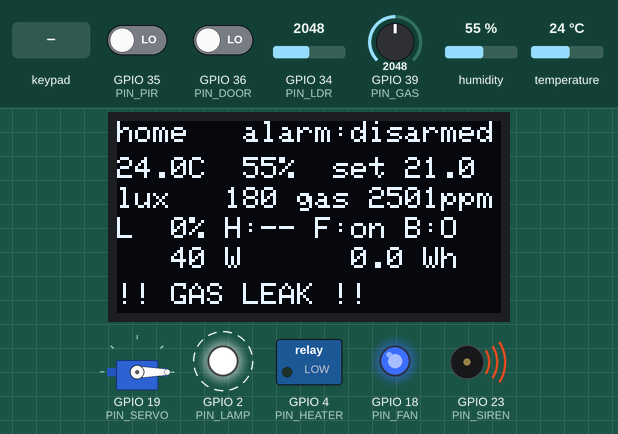
This program was run on a simulated ESP32. Shown: servo, 128×64 one-colour display, switched loads named in the program (green lamp = pin HIGH), output pins drawn as LEDs (lit = HIGH), buzzer (waves = sounding). Wiring (from diagram.json): 4×4 keypad with keys 1 2 3 A 4 5 6 B 7 8 9 C * 0 # D: rows GPIO 13, GPIO 12, GPIO 14, GPIO 27; columns GPIO 26, GPIO 25, GPIO 33, GPIO 32. Dashed ring = blinking. The test bench sets the inputs (shaded band); at power-on: GPIO 39 (PIN_GAS) = 2048, temperature 24 °C, GPIO 34 (PIN_LDR) = 2048, GPIO 35 (PIN_PIR) LOW, GPIO 36 (PIN_DOOR) LOW, humidity 55 %. WiFi joins after 1.5 s; servers stay silent unless stated; servo pulses on a pin are drawn as a servo (544–2400 µs = 0–180°); pins used as bus, display or sensor lines are not drawn; what the program prints to the serial monitor is not drawn.

Above: at 2.7 s.
2.8 s: GPIO 39 (PIN_GAS) set to 441
At 4.37 s:
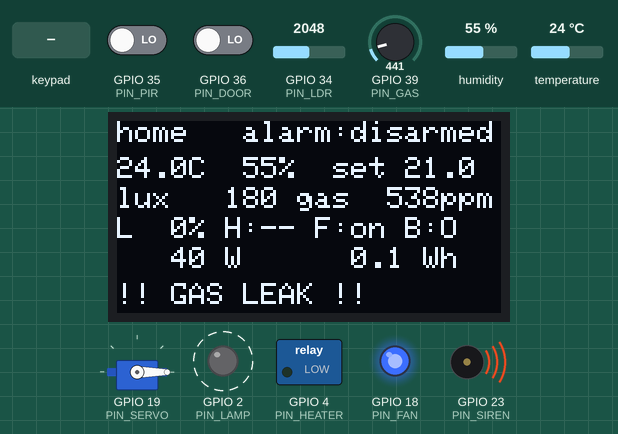
4.5 s: GPIO 39 (PIN_GAS) set to 393
At 5.3 s:
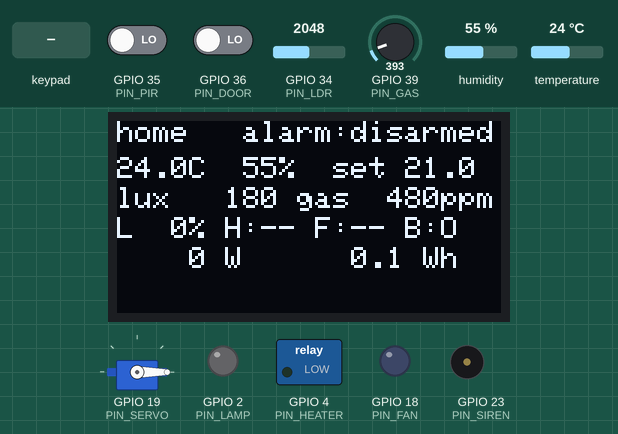
6.2 s: temperature set to 20.9 °C
At 7.3 s:
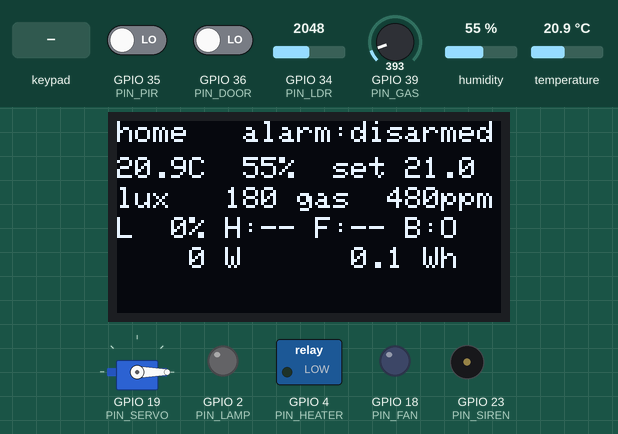
7.9 s: temperature set to 20 °C
At 9.3 s:
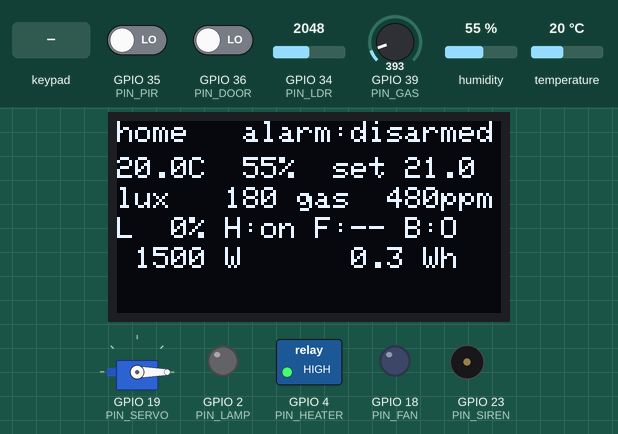
10.9 s: keypad keys 1 2 3 4 # pressed 0.4 s apart
At 11.23 s:
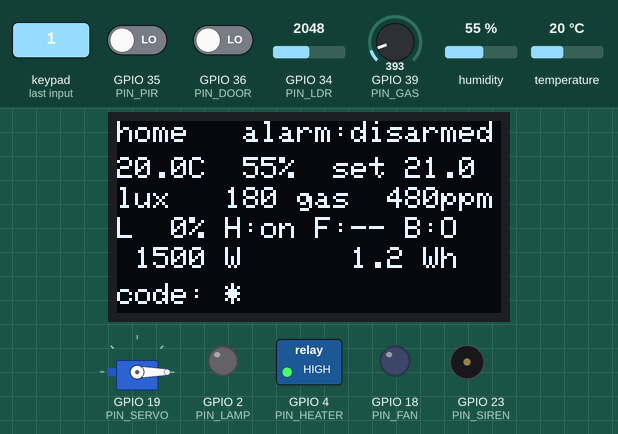
14.4 s: keypad keys * * * * A pressed 0.4 s apart
At 27.4 s:
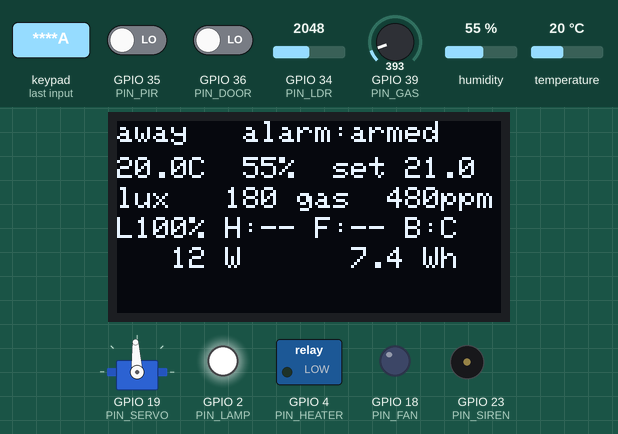
Timing chart, 0 to 27.7 s (numbered marks = the images above; inputs shaded):
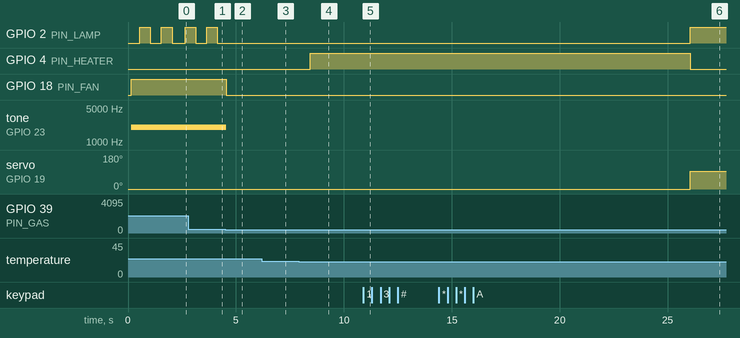

The program:

main.cpp
```cpp
/*
 * ============================================================================
 *  Smart home — ESP32 + FreeRTOS (simulated on Wokwi)
 * ============================================================================
 *  Sensors  : PIR (presence), photoresistor (light level), DHT22 (temperature,
 *             humidity), slide potentiometer (simulates an MQ-2 gas sensor),
 *             switch (door), 4x4 keypad (alarm)
 *  Outputs  : dimmable lamp (PWM), heating relay, ventilation (blue LED),
 *             blinds (servo motor), siren (buzzer), OLED display
 *  Control  : web page served BY THE ESP32 (http://localhost:8180 with Wokwi)
 *             + commands in the serial monitor
 *
 *  All rules live in home.c (portable C, 24 tests on PC).
 *
 *  FreeRTOS tasks:
 *    taskSensors  10 Hz   sensor reading
 *    taskKeypad   50 Hz   matrix keypad scanning (debounced)
 *    taskLogic    10 Hz   automation rules → actuators
 *    taskDisplay   4 Hz   OLED display
 *    loop()               web server + serial commands
 * ============================================================================
 */
#include <Arduino.h>
#include <WiFi.h>
#include <WebServer.h>
#include <Wire.h>
#include <Adafruit_GFX.h>
#include <Adafruit_SSD1306.h>
#include <DHTesp.h>
#include "esp_arduino_version.h"
#include "home.h"
#include "web_page.h"

// --- Pin map ----------------------------------------------------------------
#define PIN_DHT     15
#define PIN_PIR     35
#define PIN_LDR     34
#define PIN_GAS     39
#define PIN_DOOR    36
#define PIN_LAMP    2
#define PIN_HEATER  4
#define PIN_FAN     18
#define PIN_SERVO   19
#define PIN_SIREN   23
static const uint8_t ROWS[4] = {13, 12, 14, 27};
static const uint8_t COLS[4] = {26, 25, 33, 32};
static const char KEYS[4][4] = {{'1','2','3','A'}, {'4','5','6','B'}, {'7','8','9','C'}, {'*','0','#','D'}};

Adafruit_SSD1306 oled(128, 64, &Wire, -1);
DHTesp dht;
WebServer server(80);

home_t home;
home_inputs_t inputs;                     // updated by taskSensors
SemaphoreHandle_t homeMutex;
QueueHandle_t keyQueue;

// ---------------------------------------------------------------------------
//  PWM: lamp (5 kHz), servo (50 Hz), siren (2 kHz) on 3 LEDC timers
// ---------------------------------------------------------------------------
static void pwmSetup(uint8_t pin, uint32_t freq, uint8_t bits, uint8_t ch) {
#if ESP_ARDUINO_VERSION_MAJOR >= 3
  ledcAttachChannel(pin, freq, bits, ch);
#else
  ledcSetup(ch, freq, bits); ledcAttachPin(pin, ch);
#endif
}
static void pwmOut(uint8_t pin, uint8_t ch, uint32_t duty) {
#if ESP_ARDUINO_VERSION_MAJOR >= 3
  (void)ch; ledcWrite(pin, duty);
#else
  (void)pin; ledcWrite(ch, duty);
#endif
}
static void servoWrite(int deg) {                    // 0.5 to 2.5 ms pulse every 20 ms
  uint32_t us = 500 + (uint32_t)deg * 2000 / 180;
  pwmOut(PIN_SERVO, 2, us * 65535 / 20000);
}

// ---------------------------------------------------------------------------
//  Sensors
// ---------------------------------------------------------------------------
static float readLux() {
  // Wokwi photoresistor formula (GAMMA 0.7, RL10 50 kΩ, 10 kΩ divider... at 3.3 V)
  float v = analogRead(PIN_LDR) / 4095.0f * 3.3f;
  if (v >= 3.29f) v = 3.29f;
  if (v < 0.001f) return 100000;
  float r = 2000.0f * v / (1.0f - v / 3.3f);
  return powf(50e3f * powf(10, 0.7f) / r, 1.0f / 0.7f);
}

void taskSensors(void *) {
  float temp = 21, hum = 50;
  uint32_t k = 0;
  for (;;) {
    if (k++ % 20 == 0) {                             // the DHT22 can be read at most every 2 s
      TempAndHumidity th = dht.getTempAndHumidity();
      if (dht.getStatus() == DHTesp::ERROR_NONE) { temp = th.temperature; hum = th.humidity; }
    }
    home_inputs_t in = {};
    in.motion = digitalRead(PIN_PIR);
    in.lux = readLux();
    in.temp_c = temp; in.hum_pct = hum;
    in.gas_ppm = analogRead(PIN_GAS) / 4095.0f * 5000.0f;   // slider: 0 to 5000 ppm
    in.door_open = digitalRead(PIN_DOOR);
    xSemaphoreTake(homeMutex, portMAX_DELAY);
    inputs = in;
    xSemaphoreGive(homeMutex);
    vTaskDelay(pdMS_TO_TICKS(100));
  }
}

// ---------------------------------------------------------------------------
//  4x4 matrix keypad: drive one row low and read the columns
// ---------------------------------------------------------------------------
void taskKeypad(void *) {
  char last = 0; int stable = 0;
  for (;;) {
    char now = 0;
    for (int r = 0; r < 4; r++) {
      digitalWrite(ROWS[r], LOW);
      delayMicroseconds(5);
      for (int c = 0; c < 4; c++) if (digitalRead(COLS[c]) == LOW) now = KEYS[r][c];
      digitalWrite(ROWS[r], HIGH);
    }
    if (now == last) { if (++stable == 2 && now) xQueueSend(keyQueue, &now, 0); }   // debounce: 2 identical reads
    else { stable = 0; last = now; }
    vTaskDelay(pdMS_TO_TICKS(20));
  }
}

// ---------------------------------------------------------------------------
//  Automation rules → actuators
// ---------------------------------------------------------------------------
void taskLogic(void *) {
  TickType_t lastWake = xTaskGetTickCount();
  home_outputs_t prev = {-1, -1, -1, -1, -1};
  for (;;) {
    vTaskDelayUntil(&lastWake, pdMS_TO_TICKS(100));
    xSemaphoreTake(homeMutex, portMAX_DELAY);
    home_inputs_t in = inputs;
    char key;
    in.key = xQueueReceive(keyQueue, &key, 0) == pdTRUE ? key : 0;
    int nlog = home.log_count; uint32_t lastT = nlog ? home_event(&home, 0)->t_s : 0;
    home_step(&home, &in, 0.1f);
    home_outputs_t o = home.out;
    const home_event_t *ev = home_event(&home, 0);
    bool newEvent = ev && (home.log_count != nlog || ev->t_s != lastT);
    char msg[48] = ""; if (newEvent) strncpy(msg, ev->msg, sizeof msg);
    xSemaphoreGive(homeMutex);

    if (newEvent) Serial.printf("[%5lu s] %s\n", (unsigned long)ev->t_s, msg);
    if (o.light_pct != prev.light_pct) pwmOut(PIN_LAMP, 0, (uint32_t)o.light_pct * 1023 / 100);
    if (o.heater != prev.heater) digitalWrite(PIN_HEATER, o.heater);
    if (o.fan != prev.fan) digitalWrite(PIN_FAN, o.fan);
    if (o.blinds_deg != prev.blinds_deg) servoWrite(o.blinds_deg);
    if (o.siren != prev.siren) pwmOut(PIN_SIREN, 4, o.siren ? 512 : 0);
    prev = o;
  }
}

// ---------------------------------------------------------------------------
//  OLED display
// ---------------------------------------------------------------------------
void taskDisplay(void *) {
  for (;;) {
    xSemaphoreTake(homeMutex, portMAX_DELAY);
    home_t h = home; home_inputs_t in = inputs;
    xSemaphoreGive(homeMutex);
    oled.clearDisplay(); oled.setTextColor(SSD1306_WHITE); oled.setTextSize(1);
    oled.setCursor(0, 0);  oled.printf("%-6s alarm:%s", home_mode_str(h.mode), home_alarm_str(h.alarm));
    oled.setCursor(0, 12); oled.printf("%4.1fC %3.0f%%  set %4.1f", in.temp_c, in.hum_pct, h.setpoint_c);
    oled.setCursor(0, 22); oled.printf("lux %5.0f gas %4.0fppm", in.lux, in.gas_ppm);
    oled.setCursor(0, 32); oled.printf("L%3d%% H:%s F:%s B:%s", h.out.light_pct, h.out.heater ? "on" : "--", h.out.fan ? "on" : "--", h.out.blinds_deg ? "C" : "O");
    oled.setCursor(0, 42); oled.printf("%5.0f W  %7.1f Wh", home_power_w(&h), h.energy_wh);
    oled.setCursor(0, 54);
    if (h.gas_alarm) oled.print("!! GAS LEAK !!");
    else if (h.alarm == ALARM_TRIGGERED) oled.print("!! INTRUSION !!");
    else if (h.lock_timer > 0) oled.printf("keypad locked %2.0fs", h.lock_timer);
    else if (h.alarm == ALARM_ENTRY) oled.printf("code: %-4.*s  %2.0fs", h.entry_len, "****", h.alarm_timer);
    else if (h.entry_len) oled.printf("code: %.*s", h.entry_len, "****");
    oled.display();
    vTaskDelay(pdMS_TO_TICKS(250));
  }
}

// ---------------------------------------------------------------------------
//  Commands (web page and serial monitor)
// ---------------------------------------------------------------------------
static String command(const String &c, const String &v) {
  String r = "ok";
  xSemaphoreTake(homeMutex, portMAX_DELAY);
  if (c == "mode") home_set_mode(&home, v == "away" ? MODE_AWAY : v == "night" ? MODE_NIGHT : MODE_HOME);
  else if (c == "light") home_set_light(&home, v == "on" ? 100 : v == "off" ? 0 : -1);
  else if (c == "sp") home.setpoint_c = constrain(home.setpoint_c + v.toFloat(), 10.0f, 28.0f);
  else if (c == "arm") r = home_arm(&home) ? "ok" : "already armed";
  else if (c == "disarm") r = home_disarm(&home, v.c_str()) ? "ok" : "code rejected";
  else r = "unknown command";
  xSemaphoreGive(homeMutex);
  return r;
}

static void sendState() {
  xSemaphoreTake(homeMutex, portMAX_DELAY);
  home_t h = home; home_inputs_t in = inputs;
  xSemaphoreGive(homeMutex);
  static char buf[2048];
  int n = snprintf(buf, sizeof buf,
    "{\"temp\":%.1f,\"hum\":%.0f,\"lux\":%.0f,\"gas\":%.0f,\"door\":%d,\"mode\":\"%s\",\"sp\":%.1f,"
    "\"light\":%d,\"heater\":%d,\"fan\":%d,\"blinds\":%d,\"siren\":%d,\"gasAlarm\":%d,"
    "\"alarm\":\"%s\",\"locked\":%d,\"power\":%.0f,\"energy\":%.2f,\"log\":[",
    in.temp_c, in.hum_pct, in.lux, in.gas_ppm, in.door_open,
    h.mode == MODE_AWAY ? "away" : h.mode == MODE_NIGHT ? "night" : "home", h.setpoint_c,
    h.out.light_pct, h.out.heater, h.out.fan, h.out.blinds_deg, h.out.siren, h.gas_alarm,
    home_alarm_str(h.alarm), h.lock_timer > 0, home_power_w(&h), h.energy_wh);
  for (int i = 0; i < 8; i++) {
    const home_event_t *e = home_event(&h, i);
    if (!e) break;
    n += snprintf(buf + n, sizeof buf - n, "%s{\"t\":%lu,\"m\":\"%s\"}", i ? "," : "", (unsigned long)e->t_s, e->msg);
  }
  snprintf(buf + n, sizeof buf - n, "]}");
  server.send(200, "application/json", buf);
}

void setup() {
  Serial.begin(115200);
  homeMutex = xSemaphoreCreateMutex();
  keyQueue = xQueueCreate(8, sizeof(char));
  home_init(&home);

  pinMode(PIN_PIR, INPUT); pinMode(PIN_DOOR, INPUT);
  pinMode(PIN_HEATER, OUTPUT); pinMode(PIN_FAN, OUTPUT);
  for (int i = 0; i < 4; i++) { pinMode(ROWS[i], OUTPUT); digitalWrite(ROWS[i], HIGH); pinMode(COLS[i], INPUT_PULLUP); }
  pwmSetup(PIN_LAMP, 5000, 10, 0);
  pwmSetup(PIN_SERVO, 50, 16, 2);
  pwmSetup(PIN_SIREN, 2000, 10, 4);
  servoWrite(0);
  dht.setup(PIN_DHT, DHTesp::DHT22);
  Wire.begin(21, 22);
  oled.begin(SSD1306_SWITCHCAPVCC, 0x3C);

  xTaskCreatePinnedToCore(taskSensors, "sensors", 4096, nullptr, 3, nullptr, 1);
  xTaskCreatePinnedToCore(taskKeypad,  "keypad",  2048, nullptr, 3, nullptr, 1);
  xTaskCreatePinnedToCore(taskLogic,   "logic",   4096, nullptr, 4, nullptr, 1);
  xTaskCreatePinnedToCore(taskDisplay, "display", 4096, nullptr, 1, nullptr, 0);

  Serial.println("\n=== Smart home ===");
  Serial.println("Commands: mode home|night|away, light on|off|auto, sp +1|-1, arm, disarm 1234");
  Serial.print("Connecting to Wi-Fi");
  WiFi.begin("Wokwi-GUEST", "", 6);
  for (int i = 0; i < 40 && WiFi.status() != WL_CONNECTED; i++) { delay(250); Serial.print("."); }
  Serial.println(WiFi.status() == WL_CONNECTED ? " OK" : " failed (the home still works, without the web page)");

  server.on("/", []() { server.send(200, "text/html; charset=utf-8", WEB_PAGE); });
  server.on("/api/state", sendState);
  server.on("/api/cmd", []() { server.send(200, "text/plain", command(server.arg("c"), server.arg("v"))); });
  server.begin();
  Serial.println("Web page: http://localhost:8180 (Wokwi forwards to port 80 of the ESP32)");
}

void loop() {
  server.handleClient();
  static String line;
  while (Serial.available()) {
    char ch = Serial.read();
    if (ch == '\n' || ch == '\r') {
      line.trim();
      if (line.length()) {
        int sp = line.indexOf(' ');
        String c = sp < 0 ? line : line.substring(0, sp), v = sp < 0 ? "" : line.substring(sp + 1);
        Serial.printf("> %s : %s\n", line.c_str(), command(c, v).c_str());
      }
      line = "";
    } else if (line.length() < 32) line += ch;
  }
  delay(2);
}
```

home.c
```cpp
#include "home.h"
#include <stdio.h>
#include <string.h>

static void logf_(home_t *h, const char *msg) {
  home_event_t *e = &h->log[(h->log_head + h->log_count) % HOME_LOG_LEN];
  if (h->log_count == HOME_LOG_LEN) h->log_head = (h->log_head + 1) % HOME_LOG_LEN; else h->log_count++;
  e->t_s = (uint32_t)h->t;
  snprintf(e->msg, sizeof e->msg, "%s", msg);
}

const home_event_t *home_event(const home_t *h, int i) {
  if (i >= h->log_count) return 0;
  return &h->log[(h->log_head + h->log_count - 1 - i) % HOME_LOG_LEN];
}

const char *home_mode_str(home_mode_t m) { return m == MODE_HOME ? "home" : m == MODE_AWAY ? "away" : "night"; }
const char *home_alarm_str(alarm_state_t a) {
  switch (a) {
    case ALARM_DISARMED: return "disarmed";
    case ALARM_ARMING: return "arming";
    case ALARM_ARMED: return "armed";
    case ALARM_ENTRY: return "entry: code?";
    case ALARM_TRIGGERED: return "INTRUSION";
  }
  return "?";
}

void home_init(home_t *h) {
  memset(h, 0, sizeof *h);
  h->mode = MODE_HOME; h->setpoint_c = 21.0f; strcpy(h->code, "1234");
  h->light_timeout_s = 30.0f; h->manual_light = -1; h->rng = 12345;
  logf_(h, "System started");
}

void home_set_mode(home_t *h, home_mode_t m) {
  if (h->mode == m) return;
  h->mode = m;
  char b[48]; snprintf(b, sizeof b, "Mode %s", home_mode_str(m)); logf_(h, b);
}

void home_set_light(home_t *h, int pct) {
  h->manual_light = pct;
  logf_(h, pct < 0 ? "Lighting: automatic" : pct ? "Lighting: on (manual)" : "Lighting: off (manual)");
}

int home_arm(home_t *h) {
  if (h->alarm != ALARM_DISARMED) return 0;
  h->alarm = ALARM_ARMING; h->alarm_timer = HOME_EXIT_DELAY_S;
  logf_(h, "Alarm arming: leave within 10 s");
  return 1;
}

int home_disarm(home_t *h, const char *code) {
  if (h->alarm == ALARM_DISARMED) return 1;
  if (h->lock_timer > 0) { logf_(h, "Keypad locked: code ignored"); return 0; }
  if (strcmp(code, h->code) == 0) {
    h->alarm = ALARM_DISARMED; h->bad_codes = 0;
    home_set_mode(h, MODE_HOME);
    logf_(h, "Alarm disarmed");
    return 1;
  }
  h->bad_codes++;
  char b[48]; snprintf(b, sizeof b, "Wrong code (%d/3)", h->bad_codes); logf_(h, b);
  if (h->bad_codes >= 3) {                                /* brute-force protection */
    h->lock_timer = HOME_LOCKOUT_S; h->bad_codes = 0;
    logf_(h, "3 wrong codes: keypad locked for 30 s");
  }
  return 0;
}

static uint32_t rnd(home_t *h) { h->rng = h->rng * 1103515245u + 12345u; return (h->rng >> 16) & 0x7FFF; }

/* --- Keypad: digits, '#' confirm, '*' clear, 'A' arm --- */
static void handle_key(home_t *h, char k) {
  if (k >= '0' && k <= '9') { if (h->entry_len < 4) { h->entry[h->entry_len++] = k; h->entry[h->entry_len] = 0; } }
  else if (k == '*') { h->entry_len = 0; h->entry[0] = 0; }
  else if (k == 'A') home_arm(h);
  else if (k == '#') { home_disarm(h, h->entry); h->entry_len = 0; h->entry[0] = 0; }
}

static void step_alarm(home_t *h, const home_inputs_t *in, float dt) {
  if (h->lock_timer > 0) h->lock_timer -= dt;
  if (in->key) handle_key(h, in->key);
  switch (h->alarm) {
    case ALARM_ARMING:
      if ((h->alarm_timer -= dt) <= 0) { h->alarm = ALARM_ARMED; home_set_mode(h, MODE_AWAY); logf_(h, "Alarm armed"); }
      break;
    case ALARM_ARMED:
      if (in->door_open || in->motion) {
        h->alarm = ALARM_ENTRY; h->alarm_timer = HOME_ENTRY_DELAY_S;
        logf_(h, in->door_open ? "Door opened: enter code within 10 s" : "Motion: enter code within 10 s");
      }
      break;
    case ALARM_ENTRY:
      if ((h->alarm_timer -= dt) <= 0) { h->alarm = ALARM_TRIGGERED; logf_(h, "INTRUSION: siren triggered"); }
      break;
    default: break;
  }
}

static void step_gas(home_t *h, const home_inputs_t *in) {
  if (!h->gas_alarm && in->gas_ppm >= HOME_GAS_ALARM_PPM) { h->gas_alarm = 1; logf_(h, "GAS LEAK: fan on, heating off"); }
  else if (h->gas_alarm && in->gas_ppm < HOME_GAS_CLEAR_PPM) { h->gas_alarm = 0; logf_(h, "Gas level back to normal"); }
}

static void step_light(home_t *h, const home_inputs_t *in, float dt) {
  home_outputs_t *o = &h->out;
  if (h->alarm == ALARM_TRIGGERED || h->gas_alarm) { o->light_pct = ((int)(h->t * 2) % 2) ? 100 : 0; return; }  /* blinking */
  if (h->manual_light >= 0) { o->light_pct = h->manual_light; return; }
  int dark = in->lux < HOME_DARK_LUX;
  if (h->mode == MODE_AWAY) {                          /* presence simulation in the evening */
    if ((h->presence_sim_timer -= dt) <= 0) {
      h->presence_sim_on = dark && !h->presence_sim_on;
      h->presence_sim_timer = 20.0f + (float)(rnd(h) % 40);
    }
    o->light_pct = (dark && h->presence_sim_on) ? 100 : 0;
    return;
  }
  if (in->motion) h->light_timer = h->light_timeout_s;
  else if (h->light_timer > 0) h->light_timer -= dt;
  o->light_pct = (dark && h->light_timer > 0) ? (h->mode == MODE_NIGHT ? 30 : 100) : 0;
}

static void step_climate(home_t *h, const home_inputs_t *in) {
  home_outputs_t *o = &h->out;
  float sp = h->setpoint_c - (h->mode == MODE_NIGHT ? 2.0f : h->mode == MODE_AWAY ? 4.0f : 0.0f);
  /* thermostat with hysteresis (prevents relay chatter) */
  if (in->temp_c < sp - HOME_HYST_C) o->heater = 1;
  else if (in->temp_c > sp + HOME_HYST_C) o->heater = 0;
  if (in->door_open || h->gas_alarm) o->heater = 0;   /* door open or gas leak: no heating */
  /* ventilation: gas, humidity (70 / 60 % hysteresis), overheating */
  if (in->hum_pct > 70) h->hum_fan = 1; else if (in->hum_pct < 60) h->hum_fan = 0;
  o->fan = h->gas_alarm || h->hum_fan || in->temp_c > h->setpoint_c + 4;
  /* blinds: closed at night and when away; half-closed in full sun when too warm */
  if (h->mode != MODE_HOME) o->blinds_deg = 90;
  else if (in->lux > HOME_SUN_LUX && in->temp_c > h->setpoint_c + 2) o->blinds_deg = 60;
  else o->blinds_deg = 0;
}

float home_power_w(const home_t *h) {
  return h->out.light_pct / 100.0f * HOME_POWER_LAMP_W + h->out.heater * HOME_POWER_HEATER_W + h->out.fan * HOME_POWER_FAN_W;
}

void home_step(home_t *h, const home_inputs_t *in, float dt) {
  h->t += dt;
  step_alarm(h, in, dt);
  step_gas(h, in);
  step_light(h, in, dt);
  step_climate(h, in);
  h->out.siren = h->gas_alarm || h->alarm == ALARM_TRIGGERED;
  h->energy_wh += home_power_w(h) * dt / 3600.0f;
}
```

Source omitted: home.h (3735 bytes), web_page.h (7247 bytes)

Measured:
- the behaviour switches between 410 and 409 on GPIO 39 (PIN_GAS) (found by bisection; images 1 and 2)
- the behaviour switches between 20.5 and 20.4 °C on temperature (found by bisection; images 3 and 4)
- after the input at 4.5 s, GPIO 2 (PIN_LAMP): stops changing and stays LOW; GPIO 18 (PIN_FAN): HIGH → LOW at once; tone on GPIO 23 (PIN_SIREN): 2000 Hz → silent at once; the display: changes after 0.25 s (image 2)
- after the input at 6.2 s, the display: changes after 0.21 s (image 3)
- after the input at 7.9 s, GPIO 4 (PIN_HEATER): LOW → HIGH after 0.54 s; the display: first changes after 0.71 s (image 4 shows a later state)
- after the input at 10.9 s, the display: changes after 0.19 s (image 5)
- after the input at 14.4 s, GPIO 2 (PIN_LAMP): LOW → HIGH after 11.6 s; GPIO 4 (PIN_HEATER): HIGH → LOW after 11.6 s; servo on GPIO 19 (PIN_SERVO): 0° → 93° after 11.6 s; the display: first differs from a run without the input after 1.9 s (image 6 shows a later state)
